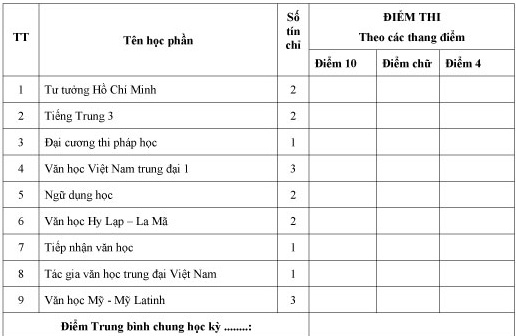
#> input picture src/library/craft/test.jpg, 516 x 336 px
$ python -i main.py   (imports and definitions only)
#> lines starting #> are read from the running program, lines starting #| are printed output that depends on the picture
#> further down, picture is the input picture: shape (336, 516); min 0, max 255, mean 242.6
import os
import io
import numpy
import cv2
from PIL import Image, ImageDraw, ImageFont, ImageFilter

noiseRemoveModeList = {
    "close": cv2.MORPH_CLOSE,
    "open": cv2.MORPH_OPEN,
    "dilate": cv2.MORPH_DILATE,
    "erode": cv2.MORPH_ERODE
}

# [45 lines left out: functions _imageArray, pilImage, pilFont, open, not called in this run]

def resizeMultiple(image, multiple=32):
#> called with multiple = 32
    image = Image.fromarray(image)

    width, height = image.size
#> width = 516; height = 336

    widthResult = width % multiple
#> widthResult = 4
    widthDown = width - widthResult
#> widthDown = 512
    widthUp = widthDown + multiple
#> widthUp = 544
    widthSnap = widthUp if widthResult >= (multiple / 2) else widthDown
#> widthSnap = 512

    if widthSnap < multiple:
        widthSnap = multiple

    ratioOriginal = width / float(height)
#> ratioOriginal = 1.54
    heightResult = int(round(widthSnap / ratioOriginal))
#> heightResult = 333
    heightDown = max(multiple, heightResult - (heightResult % multiple))
#> heightDown = 320
    heightUp = heightDown + multiple
#> heightUp = 352
    heightStart = heightUp if (heightResult - heightDown) >= (heightUp - heightResult) else heightDown
#> heightStart = 320
    heightEnd = heightStart
#> heightEnd = 320

    errorMin = abs((widthSnap / heightStart) - ratioOriginal) / max(1e-9, ratioOriginal)
#> errorMin = 0.0419

    for a in range(1, 11):
        upCandidate = heightStart + a * multiple
        upError = abs((widthSnap / upCandidate) - ratioOriginal) / max(1e-9, ratioOriginal)

        if upError < errorMin:
            errorMin = upError
            heightEnd = upCandidate

        downCandidate = max(multiple, heightStart - a * multiple)
        downError = abs((widthSnap / downCandidate) - ratioOriginal) / max(1e-9, ratioOriginal)

        if downError < errorMin:
            errorMin = downError
            heightEnd = downCandidate
#> after the loop, errorMin = 0.0419; heightEnd = 320

    heightSnap = heightEnd

    if widthSnap % 2 == 1:
        widthSnap += 1

    if heightSnap % 2 == 1:
        heightSnap += 1

    scaleX = widthSnap / float(width)
    scaleY = heightSnap / float(height)
    scaleMax = max(scaleX, scaleY)

    if scaleX < 1.0 or scaleY < 1.0:
        resample = Image.LANCZOS
        resampleName = "LANCZOS"
    elif scaleMax <= 2.0:
        resample = Image.BICUBIC
        resampleName = "BICUBIC"
    else:
        resample = Image.LANCZOS
        resampleName = "LANCZOS"

    resized = image.resize((widthSnap, heightSnap), resample)
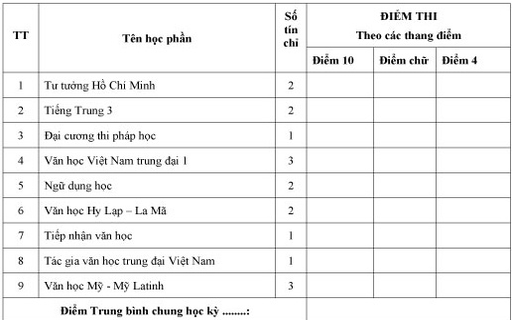
#> resized: PIL image 512x320 L; min 0, max 255, mean 241.7

    if scaleX < 1.0 or scaleY < 1.0:
        resized = resized.filter(ImageFilter.SHARPEN)
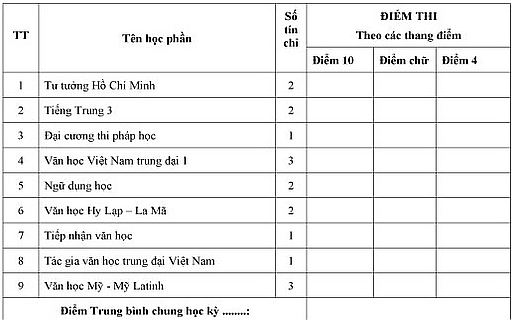
#> resized: PIL image 512x320 L; min 0, max 255, mean 238.3

    result = numpy.array(resized)

    return {
        "sizeOriginal": (width, height),
        "sizeNew": (widthSnap, heightSnap),
        "ratioError": errorMin * 100.0,
        "scaleX": scaleX,
        "scaleY": scaleY,
        "scaleMax": scaleMax,
        "resampleName": resampleName,
        "result": result
    }

# [91 lines left out: functions resize, rgbToGray, grayToRgb, medianBlur, binarization, threshold and 3 more, not called in this run]

def bbox(contour):
    return cv2.boundingRect(contour)

def rectangle(image, x, y, w, h, color, border):
    return cv2.rectangle(image, (x, y), (x + w, y + h), color, border)

# [145 lines left out: functions mask, maskApply, gamma, noiseRemove, addOrRemoveBorder, heatmap and 2 more, not called in this run]

>>> import cv2
>>> picture = cv2.imread('../craft/test.jpg', cv2.IMREAD_GRAYSCALE)
>>> result = resizeMultiple(picture)
#> result = 8 items
